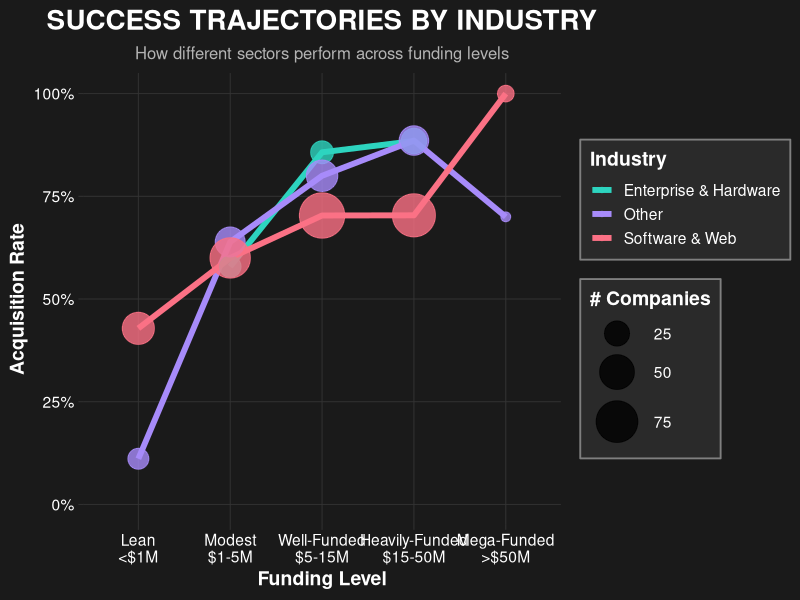
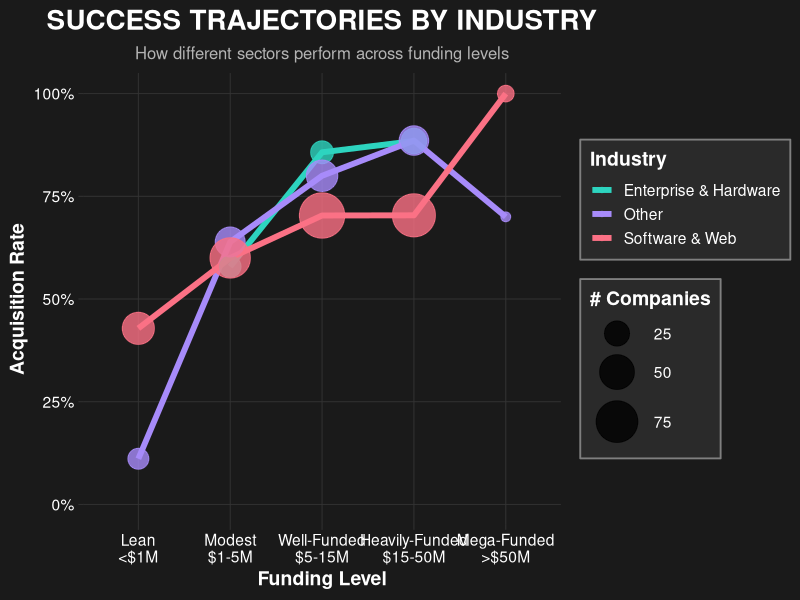

R code for these plots, in order:
## ---- chunk 1
knitr::opts_chunk$set(echo = TRUE, warning = FALSE, message = FALSE)
## ---- chunk 2
library(tidyverse)
library(scales)
library(readr)
## ---- chunk 3
# Load datasets using proper relative paths
startup_data <- read_csv("../data/02-processed/startup_data.csv", show_col_types = FALSE)

cat("Dataset loaded:", nrow(startup_data), "rows\n")
## ---- chunk 4
industry_success <- startup_data %>%
    filter(!is.na(funding_total_usd), funding_total_usd > 0,
           !is.na(category_code), category_code != "",
           !is.na(status), status != "") %>%
    mutate(
        category_code = str_trim(as.character(category_code)) %>% 
            str_replace_all("_", " ") %>% 
            str_to_title(),
        status = str_trim(tolower(as.character(status))),
        funding_total_usd = as.numeric(funding_total_usd),
        funding_level = case_when(
            funding_total_usd < 1e6 ~ "Lean\n<$1M",
            funding_total_usd < 5e6 ~ "Modest\n$1-5M",
            funding_total_usd < 15e6 ~ "Well-Funded\n$5-15M",
            funding_total_usd < 50e6 ~ "Heavily-Funded\n$15-50M",
            TRUE ~ "Mega-Funded\n>$50M"
        ),
        funding_level = factor(funding_level, levels = c(
            "Lean\n<$1M", "Modest\n$1-5M", "Well-Funded\n$5-15M", 
            "Heavily-Funded\n$15-50M", "Mega-Funded\n>$50M"
        ))
    )
## ---- chunk 5
top_cats <- industry_success %>%
    count(category_code, sort = TRUE) %>%
    head(5) %>%
    pull(category_code)

industry_funding_success <- industry_success %>%
    filter(category_code %in% top_cats) %>%
    group_by(funding_level, category_code) %>%
    summarise(
        total = n(),
        acquired = sum(status == "acquired"),
        .groups = "drop"
    ) %>%
    filter(total >= 5) %>%
    mutate(acquisition_rate = acquired / total)

industry_funding_success <- industry_funding_success %>%
    mutate(
        category_display = case_when(
            str_detect(category_code, "Software") ~ "Software & Web",
            str_detect(category_code, "Web") ~ "Software & Web",
            str_detect(category_code, "Enterprise") ~ "Enterprise & Hardware",
            str_detect(category_code, "Hardware") ~ "Enterprise & Hardware",
            str_detect(category_code, "Biotech") ~ "Life Sciences",
            str_detect(category_code, "Games") ~ "Consumer & Media",
            str_detect(category_code, "Media") ~ "Consumer & Media",
            TRUE ~ "Other"
        )
    ) %>%
    group_by(funding_level, category_display) %>%
    summarise(
        acquired = sum(acquired),
        total = sum(total),
        .groups = "drop"
    ) %>%
    mutate(acquisition_rate = acquired / total)
## ---- chunk 6
p1 <- ggplot(industry_funding_success, 
             aes(x = funding_level, y = acquisition_rate, 
                 color = category_display, group = category_display,
                 size = total)) +
    geom_line(size = 2) +
    geom_point(alpha = 0.8) +
    scale_y_continuous(labels = percent_format(), limits = c(0, 1)) +
    scale_size_continuous(range = c(3, 15), name = "# Companies") +
    scale_color_manual(
        values = c(
            "Consumer & Media" = "#F4B942",
            "Enterprise & Hardware" = "#2DD4BF", 
            "Life Sciences" = "#22D3EE",
            "Other" = "#A78BFA",
            "Software & Web" = "#FB7185"
        ),
        name = "Industry"
    ) +
    labs(
        title = "SUCCESS TRAJECTORIES BY INDUSTRY",
        subtitle = "How different sectors perform across funding levels",
        x = "Funding Level",
        y = "Acquisition Rate"
    ) +
    theme_dark(base_size = 14) +
    theme(
        plot.background = element_rect(fill = "#1a1a1a", color = NA),
        panel.background = element_rect(fill = "#1a1a1a", color = NA),
        panel.grid.major = element_line(color = "#333333"),
        panel.grid.minor = element_blank(),
        plot.title = element_text(color = "white", size = 20, face = "bold", hjust = 0.5),
        plot.subtitle = element_text(color = "gray70", size = 12, hjust = 0.5),
        axis.text = element_text(color = "white"),
        axis.title = element_text(color = "white", face = "bold"),
        legend.background = element_rect(fill = "#2a2a2a", color = "gray50"),
        legend.text = element_text(color = "white"),
        legend.title = element_text(color = "white", face = "bold"),
        legend.key = element_rect(fill = "#2a2a2a")
    )

print(p1)
## ---- chunk 7
ggsave("success_trajectories_industry.png", p1, 
       width = 12, height = 8, dpi = 300, bg = "#1a1a1a")

cat("\n✓ Industry trajectories visualization saved!\n")
cat("File: success_trajectories_industry.png\n")
